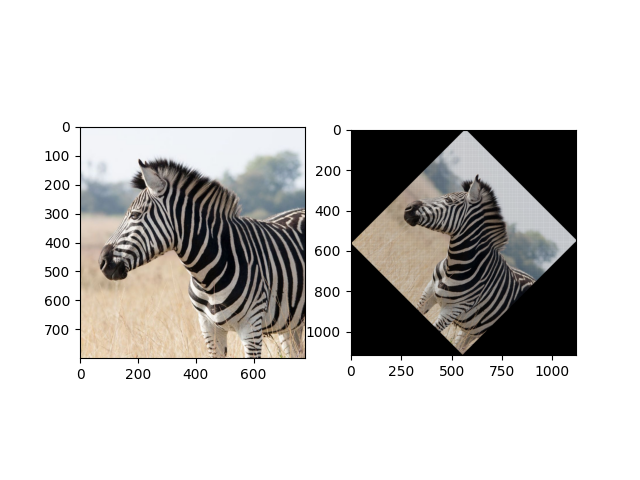

Source code (Python):
import numpy as np
import imageio as img
import matplotlib.pyplot as plt

def rotateImage(image, degree):
  radian_deg = np.radians(degree)
  cos_deg, sin_deg = np.cos(radian_deg), np.sin(radian_deg)
  height, width = image.shape[:2]
  max_dim = int(np.sqrt(height**2 + width**2))
  outputImage = np.zeros((max_dim, max_dim, 3), dtype=image.dtype)
  centerY, centerX = max_dim//2, max_dim//2
  for y in range(-height//2, height//2):
    for x in range(-width//2, width//2):
      newX = int(cos_deg * x - sin_deg * y) + centerX
      newY = int(sin_deg * x + cos_deg * y) + centerY
      if 0 <= newX < max_dim and 0 <= newY < max_dim:
        outputImage[newY, newX] = image[y + height//2, x + width//2]
  return outputImage

image = img.imread('zebra.jpg')
rotated_image = rotateImage(image, 45)

plt.subplot(1, 2, 1)
plt.imshow(image)

plt.subplot(1, 2, 2)
plt.imshow(rotated_image)

plt.show()
